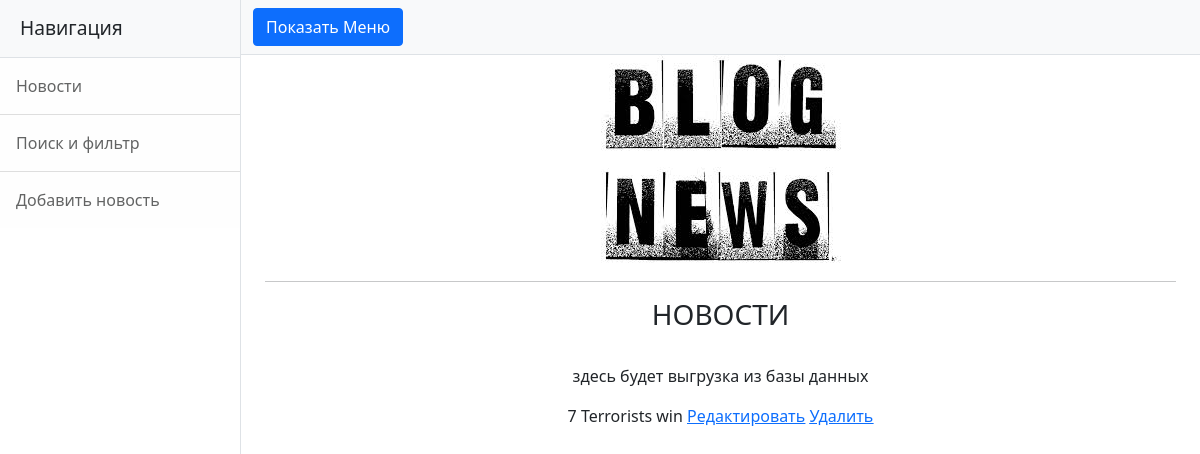
The page /news/7 on the database as committed earlier.
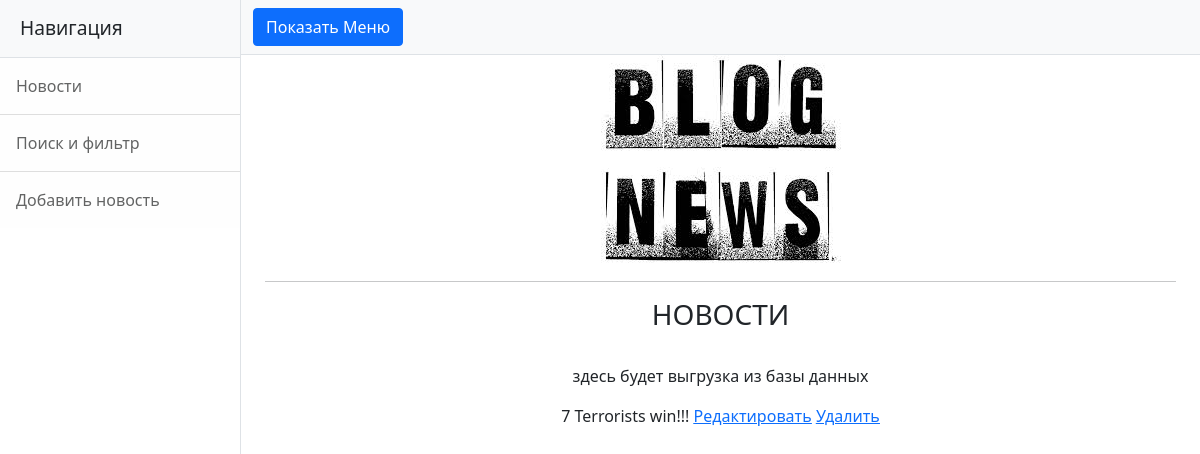
The same page on the database as committed later.
### news/models.py (models this page shows, shortened)
class Post(models.Model):
    post = 'PO'
    news = 'NW'
    POSITIONS=[
    (post,'post'),
    (news,'news'),]
    post_author = models.ForeignKey(Author, on_delete = models.CASCADE)
    post_type = models.CharField(max_length=2, choices= POSITIONS)
    post_date_created = models.DateField(auto_now_add = True)
    post_detailed_data_created = models.TimeField(auto_now_add = True)
    category = models.ManyToManyField(Category, through = 'PostCategory')
    head_of_post = models.CharField(max_length = 255)
    article_text = models.TextField()
    post_raiting = models.IntegerField(default = 1)

### news/views.py (the view)
# urls.py: path('<int:pk>', PostDetail.as_view(), name='post_detail'),
class PostDetail(DetailView):
    model = Post
    template_name = 'details_news.html'
    context_object_name = 'news'

### news/templatetags/custom_filters.py (called while the page is built)
@register.filter(name='Censor')
def Censor(value):
    w=value.split()
    for i in range(len(w)):
        if w[i] in blacklist:
            w[i] ='!!цензура!!'
    string = ' '.join([str(item) for item in w])
    return string

### templates/details_news.html (shortened to what this page needs)
{% extends 'flatpages/default.html' %}
{% load custom_filters %}
{% block content %}
    <hr>
    <h3>НОВОСТИ</h3>
    <br>
    <p>здесь будет выгрузка из базы данных</p>
    {{news.id}}
    {{news.article_text|Censor}}
    <a href="{% url 'update_post_detail' news.id %}"><u>Редактировать</u></a>
    <a href="{% url 'post_delete' news.id %}"><u> Удалить </u></a>
{% endblock content %}

Rows that differ between the two databases and show on the page:
changed Post id 7: article_text|Censor "Terrorists win" → "Terrorists win!!!"
